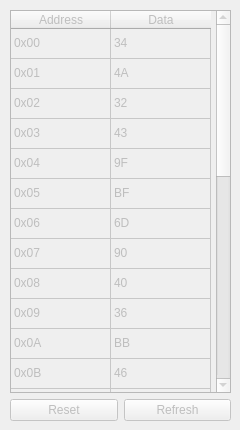
      <widget class="QWidget" name="serdes_tab">
       <property name="enabled">
        <bool>false</bool>
       </property>
       <property name="sizePolicy">
        <sizepolicy hsizetype="Expanding" vsizetype="Expanding">
         <horstretch>0</horstretch>
         <verstretch>0</verstretch>
        </sizepolicy>
       </property>
       <attribute name="title">
        <string>SER/DES</string>
       </attribute>
       <widget class="QWidget" name="layoutWidget_3">
        <property name="geometry">
         <rect>
          <x>10</x>
          <y>10</y>
          <width>221</width>
          <height>411</height>
         </rect>
        </property>
        <layout class="QVBoxLayout" name="verticalLayout_17">
         <item>
          <widget class="QTableWidget" name="tableWidget_4">
           <property name="maximumSize">
            <size>
             <width>221</width>
             <height>581</height>
            </size>
           </property>
           <attribute name="verticalHeaderVisible">
            <bool>false</bool>
           </attribute>
           <row>
            <property name="text">
             <string>0</string>
            </property>
           </row>
           <row>
            <property name="text">
             <string>1</string>
            </property>
           </row>
           <row>
            <property name="text">
             <string>2</string>
            </property>
           </row>
           <row>
            <property name="text">
             <string>3</string>
            </property>
           </row>
           <row>
            <property name="text">
             <string>4</string>
            </property>
           </row>
           <row>
            <property name="text">
             <string>5</string>
            </property>
           </row>
           <row>
            <property name="text">
             <string>6</string>
            </property>
           </row>
           <row>
            <property name="text">
             <string>7</string>
            </property>
           </row>
           <row>
            <property name="text">
             <string>8</string>
            </property>
           </row>
           <row>
            <property name="text">
             <string>9</string>
            </property>
           </row>
           <row>
            <property name="text">
             <string>10</string>
            </property>
           </row>
           <row>
            <property name="text">
             <string>11</string>
            </property>
           </row>
           <row>
            <property name="text">
             <string>12</string>
            </property>
           </row>
           <row>
            <property name="text">
             <string>13</string>
            </property>
           </row>
           <row>
            <property name="text">
             <string>14</string>
            </property>
           </row>
           <row>
            <property name="text">
             <string>15</string>
            </property>
           </row>
           <row>
            <property name="text">
             <string>16</string>
            </property>
           </row>
           <row>
            <property name="text">
             <string>17</string>
            </property>
           </row>
           <row>
            <property name="text">
             <string>18</string>
            </property>
           </row>
           <row>
            <property name="text">
             <string>19</string>
            </property>
           </row>
           <row>
            <property name="text">
             <string>20</string>
            </property>
           </row>
           <row>
            <property name="text">
             <string>21</string>
            </property>
           </row>
           <row>
            <property name="text">
             <string>22</string>
            </property>
           </row>
           <row>
            <property name="text">
             <string>23</string>
            </property>
           </row>
           <row>
            <property name="text">
             <string>24</string>
            </property>
           </row>
           <row>
            <property name="text">
             <string>25</string>
            </property>
           </row>
           <row>
            <property name="text">
             <string>26</string>
            </property>
           </row>
           <row>
            <property name="text">
             <string>27</string>
            </property>
           </row>
           <column>
            <property name="text">
             <string>Address</string>
            </property>
           </column>
           <column>
            <property name="text">
             <string>Data</string>
            </property>
           </column>
           <item row="0" column="0">
            <property name="text">
             <string>0x00</string>
            </property>
           </item>
           <item row="0" column="1">
            <property name="text">
             <string>34</string>
            </property>
           </item>
           <item row="1" column="0">
            <property name="text">
             <string>0x01</string>
            </property>
           </item>
           <item row="1" column="1">
            <property name="text">
             <string>4A</string>
            </property>
           </item>
           <item row="2" column="0">
            <property name="text">
             <string>0x02</string>
            </property>
           </item>
           <item row="2" column="1">
            <property name="text">
             <string>32</string>
            </property>
           </item>
           <item row="3" column="0">
            <property name="text">
             <string>0x03</string>
            </property>
           </item>
           <item row="3" column="1">
            <property name="text">
             <string>43</string>
            </property>
           </item>
           <item row="4" column="0">
            <property name="text">
             <string>0x04</string>
            </property>
           </item>
           <item row="4" column="1">
            <property name="text">
             <string>9F</string>
            </property>
           </item>
           <item row="5" column="0">
            <property name="text">
             <string>0x05</string>
            </property>
           </item>
           <item row="5" column="1">
            <property name="text">
             <string>BF</string>
            </property>
           </item>
           <item row="6" column="0">
            <property name="text">
             <string>0x06</string>
            </property>
           </item>
           <item row="6" column="1">
            <property name="text">
             <string>6D</string>
            </property>
           </item>
           <item row="7" column="0">
            <property name="text">
             <string>0x07</string>
            </property>
           </item>
           <item row="7" column="1">
            <property name="text">
             <string>90</string>
            </property>
           </item>
           <item row="8" column="0">
            <property name="text">
             <string>0x08</string>
            </property>
           </item>
           <item row="8" column="1">
            <property name="text">
             <string>40</string>
            </property>
           </item>
           <item row="9" column="0">
            <property name="text">
             <string>0x09</string>
            </property>
           </item>
           <item row="9" column="1">
            <property name="text">
             <string>36</string>
            </property>
           </item>
           <item row="10" column="0">
            <property name="text">
             <string>0x0A</string>
            </property>
           </item>
           <item row="10" column="1">
            <property name="text">
             <string>BB</string>
            </property>
           </item>
           <item row="11" column="0">
            <property name="text">
             <string>0x0B</string>
            </property>
           </item>
           <item row="11" column="1">
            <property name="text">
             <string>46</string>
            </property>
           </item>
           <item row="12" column="0">
            <property name="text">
             <string>0x0C</string>
            </property>
           </item>
           <item row="12" column="1">
            <property name="text">
             <string>02</string>
            </property>
           </item>
           <item row="13" column="0">
            <property name="text">
             <string>0x0D</string>
            </property>
           </item>
           <item row="13" column="1">
            <property name="text">
             <string>1D</string>
            </property>
           </item>
           <item row="14" column="0">
            <property name="text">
             <string>0x0E</string>
            </property>
           </item>
           <item row="14" column="1">
            <property name="text">
             <string>12</string>
            </property>
           </item>
           <item row="15" column="0">
            <property name="text">
             <string>0x0F</string>
            </property>
           </item>
           <item row="15" column="1">
            <property name="text">
             <string>05</string>
            </property>
           </item>
           <item row="16" column="0">
            <property name="text">
             <string>0x10</string>
            </property>
           </item>
           <item row="16" column="1">
            <property name="text">
             <string>62</string>
            </property>
           </item>
           <item row="17" column="0">
            <property name="text">
             <string>0x11</string>
            </property>
           </item>
           <item row="17" column="1">
            <property name="text">
             <string>C1</string>
            </property>
           </item>
           <item row="18" column="0">
            <property name="text">
             <string>0x12</string>
            </property>
           </item>
           <item row="18" column="1">
            <property name="text">
             <string>1D</string>
            </property>
           </item>
           <item row="19" column="0">
            <property name="text">
             <string>0x13</string>
            </property>
           </item>
           <item row="19" column="1">
            <property name="text">
             <string>41</string>
            </property>
           </item>
           <item row="20" column="0">
            <property name="text">
             <string>0x14</string>
            </property>
           </item>
           <item row="20" column="1">
            <property name="text">
             <string>32</string>
            </property>
           </item>
           <item row="21" column="0">
            <property name="text">
             <string>0x15</string>
            </property>
           </item>
           <item row="21" column="1">
            <property name="text">
             <string>9B</string>
            </property>
           </item>
           <item row="22" column="0">
            <property name="text">
             <string>0x16</string>
            </property>
           </item>
           <item row="22" column="1">
            <property name="text">
             <string>BF</string>
            </property>
           </item>
           <item row="23" column="0">
            <property name="text">
             <string>0x17</string>
            </property>
           </item>
           <item row="23" column="1">
            <property name="text">
             <string>51</string>
            </property>
           </item>
           <item row="24" column="0">
            <property name="text">
             <string>0x18</string>
            </property>
           </item>
           <item row="24" column="1">
            <property name="text">
             <string>24</string>
            </property>
           </item>
           <item row="25" column="0">
            <property name="text">
             <string>0x19</string>
            </property>
           </item>
           <item row="25" column="1">
            <property name="text">
             <string>71</string>
            </property>
           </item>
           <item row="26" column="0">
            <property name="text">
             <string>0x1A</string>
            </property>
           </item>
           <item row="26" column="1">
            <property name="text">
             <string>C5</string>
            </property>
           </item>
           <item row="27" column="0">
            <property name="text">
             <string>0x1B</string>
            </property>
           </item>
           <item row="27" column="1">
            <property name="text">
             <string>23</string>
            </property>
           </item>
          </widget>
         </item>
         <item>
          <layout class="QHBoxLayout" name="horizontalLayout_32">
           <item>
            <widget class="QPushButton" name="pushButton_14">
             <property name="text">
              <string>Reset</string>
             </property>
            </widget>
           </item>
           <item>
            <widget class="QPushButton" name="pushButton_15">
             <property name="text">
              <string>Refresh</string>
             </property>
            </widget>
           </item>
          </layout>
         </item>
        </layout>
       </widget>
      </widget>
